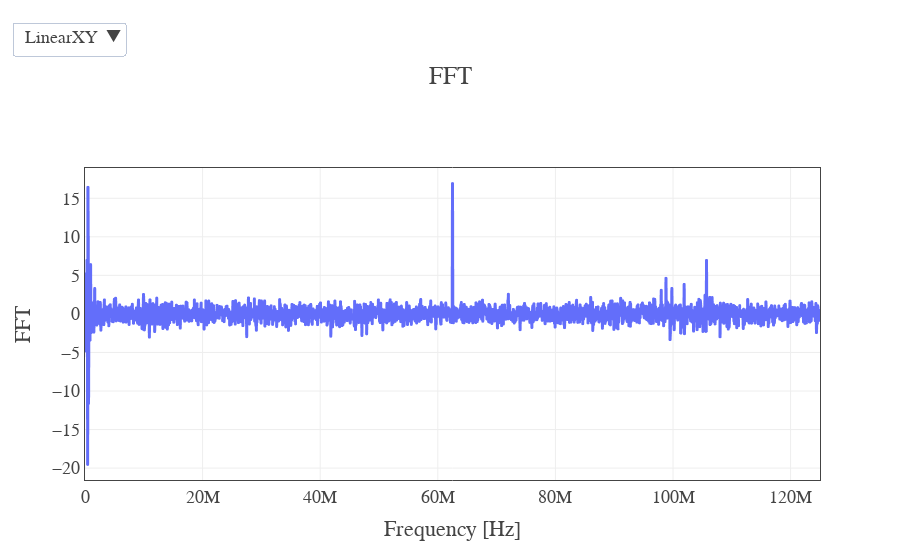

The notebook cell saved with this chart:
### Markdown cell above
## NOISE

### Code cell
noise = my_runs_noise[noise_runs[0]][channels[0]]["AveWvf"][0]
sp = np.fft.rfft(noise)
freq = np.fft.rfftfreq(5000, d = 4e-9)

fig = px.line(x=freq, y=sp.imag)
custom_plotly_layout(fig, title='FFT', xaxis_title='Frequency [Hz]', yaxis_title='FFT').show()

### Figure 1 — Plotly figure (JSON) as saved in the notebook; plotly's stock layout.template omitted (floating-point values rounded to 4 significant figures; data arrays with more than 128 entries replaced by an {"elided": "..."} marker saying what was removed)
{"data": [{"hovertemplate": "x=%{x}<br>y=%{y}<extra></extra>", "legendgroup": "", "line": {"color": "#636efa", "dash": "solid"}, "marker": {"symbol": "circle"}, "mode": "lines", "name": "", "showlegend": false, "type": "scattergl", "x": {"elided": "2501 float values"}, "xaxis": "x", "y": {"elided": "2501 float values"}, "yaxis": "y"}], "layout": {"barmode": "stack", "font": {"family": "serif"}, "legend": {"title": {"text": ""}, "tracegroupgap": 0, "x": 0.99, "xanchor": "right", "yanchor": "top"}, "margin": {"t": 60}, "showlegend": true, "title": {"text": "FFT"}, "updatemenus": [{"buttons": [{"args": [{"xaxis.type": "linear", "yaxis.type": "linear"}], "label": "LinearXY", "method": "relayout"}, {"args": [{"xaxis.type": "log", "yaxis.type": "log"}], "label": "LogXY", "method": "relayout"}, {"args": [{"xaxis.type": "linear", "yaxis.type": "log"}], "label": "LogY", "method": "relayout"}, {"args": [{"xaxis.type": "log", "yaxis.type": "linear"}], "label": "LogX", "method": "relayout"}], "direction": "down", "pad": {"r": 10, "t": 10}, "showactive": true, "x": -0.1, "xanchor": "left", "y": 1.5, "yanchor": "top"}], "xaxis": {"anchor": "y", "domain": [0, 1], "mirror": true, "showline": true, "title": {"text": "Frequency [Hz]"}, "zeroline": false}, "yaxis": {"anchor": "x", "domain": [0, 1], "mirror": true, "showline": true, "title": {"text": "FFT"}, "zeroline": false}}}
